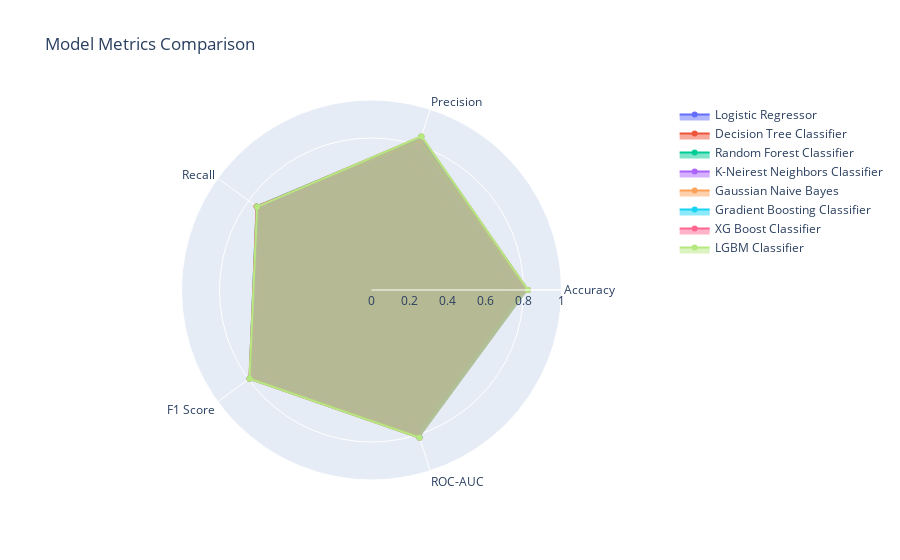

The cell this chart's notebook holds for it:
### Code cell
# Visualizations
df_metrics = pd.DataFrame(metrics_data)
fig = go.Figure()

for model in df_metrics.columns[1:]:
    fig.add_trace(go.Scatterpolar(
        r=df_metrics[model],
        theta=df_metrics['Metric'],
        fill='toself',
        name=model
    ))

fig.update_layout(
    polar=dict(
        radialaxis=dict(visible=True, range=[0, 1])
    ),
    title="Model Metrics Comparison",
    showlegend=True
)
fig.show()

### Figure 1 — Plotly figure (JSON) as saved in the notebook; plotly's stock layout.template omitted (floating-point values rounded to 4 significant figures)
{"data": [{"fill": "toself", "name": "Logistic Regressor", "r": [0.8079, 0.8334, 0.7242, 0.775, 0.8013], "theta": ["Accuracy", "Precision", "Recall", "F1 Score", "ROC-AUC"], "type": "scatterpolar"}, {"fill": "toself", "name": "Decision Tree Classifier", "r": [0.7313, 0.703, 0.7125, 0.7077, 0.7298], "theta": ["Accuracy", "Precision", "Recall", "F1 Score", "ROC-AUC"], "type": "scatterpolar"}, {"fill": "toself", "name": "Random Forest Classifier", "r": [0.8221, 0.845, 0.7476, 0.7933, 0.8162], "theta": ["Accuracy", "Precision", "Recall", "F1 Score", "ROC-AUC"], "type": "scatterpolar"}, {"fill": "toself", "name": "K-Neirest Neighbors Classifier", "r": [0.793, 0.7931, 0.7397, 0.7655, 0.7887], "theta": ["Accuracy", "Precision", "Recall", "F1 Score", "ROC-AUC"], "type": "scatterpolar"}, {"fill": "toself", "name": "Gaussian Naive Bayes", "r": [0.813, 0.8258, 0.7484, 0.7852, 0.8079], "theta": ["Accuracy", "Precision", "Recall", "F1 Score", "ROC-AUC"], "type": "scatterpolar"}, {"fill": "toself", "name": "Gradient Boosting Classifier", "r": [0.8215, 0.846, 0.7445, 0.792, 0.8153], "theta": ["Accuracy", "Precision", "Recall", "F1 Score", "ROC-AUC"], "type": "scatterpolar"}, {"fill": "toself", "name": "XG Boost Classifier", "r": [0.8236, 0.8493, 0.7462, 0.7944, 0.8175], "theta": ["Accuracy", "Precision", "Recall", "F1 Score", "ROC-AUC"], "type": "scatterpolar"}, {"fill": "toself", "name": "LGBM Classifier", "r": [0.8237, 0.851, 0.7444, 0.7941, 0.8174], "theta": ["Accuracy", "Precision", "Recall", "F1 Score", "ROC-AUC"], "type": "scatterpolar"}], "layout": {"polar": {"radialaxis": {"range": [0, 1], "visible": true}}, "showlegend": true, "title": {"text": "Model Metrics Comparison"}}}
